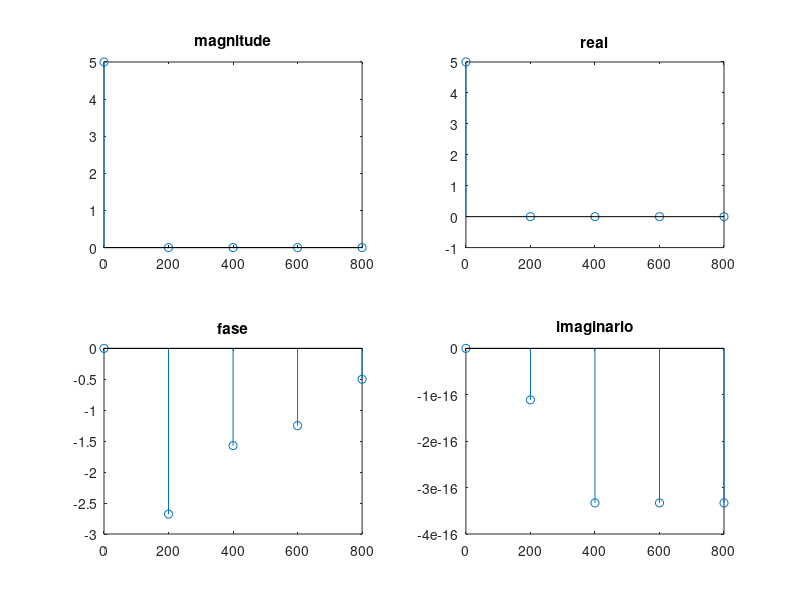

The MATLAB script that drew this image:
% DFT manual

clear; clc;
sinal = [1 1 1 1 1]; %sinal
Fs = 1000; % taxa de aquisicao
N = size(sinal,2); % num de amostras
y = zeros(1,N);
%% calcular DFT
for m=0:(N-1)
    acumulador = 0;
    for n=0:(N-1)
        acumulador = acumulador + sinal(n+1)*cos(2*pi*n*m/N)-j*sin(2*pi*n*m/N);
        %acumulador = acumulador + sinal(n+1)*exp(-j*2*pi*n*m/N);
    end
    y(m+1)=acumulador;
end
%%calcular eixo frequencias f:
m = 0:(N-1);
f = m*Fs/N;
%% plotar sinais
magX = abs(y);
angX = angle(y);
realX = real(y);
imagX = imag(y);
figure();
subplot(2,2,1); stem(f, magX);  title('magnitude');
subplot(2,2,3); stem(f, angX);  title('fase');
subplot(2,2,2); stem(f, realX); title('real');
subplot(2,2,4); stem(f, imagX); title('imaginario');
